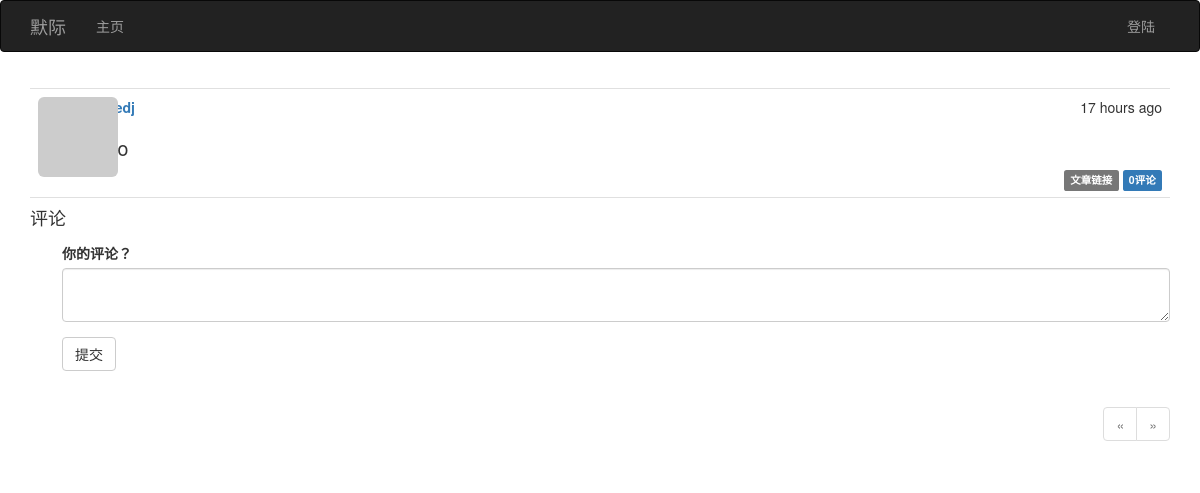
The page /post/113 on the database as committed earlier.
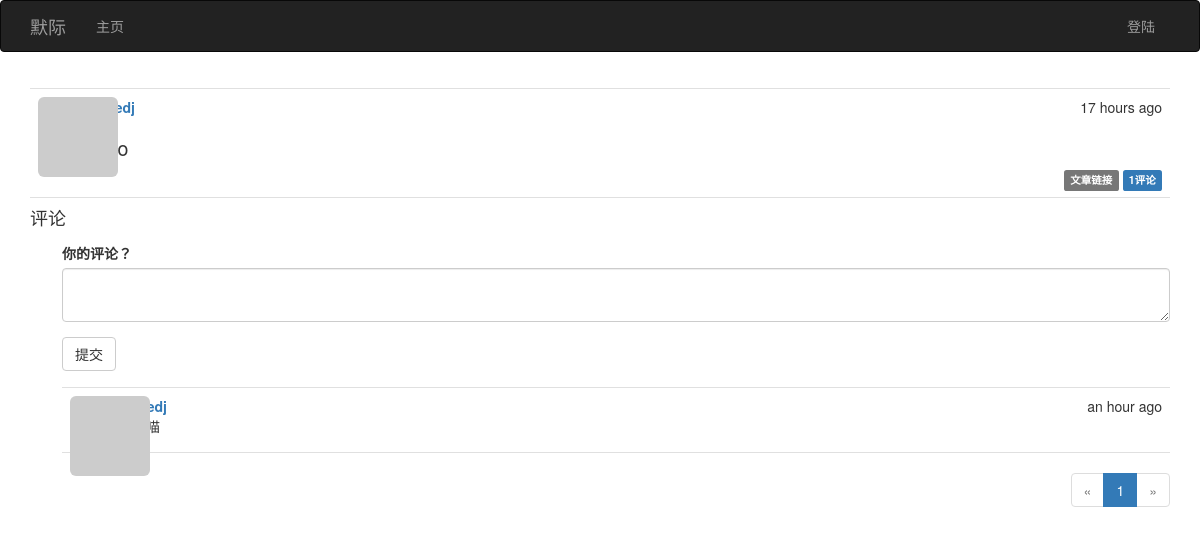
The same page on the database as committed later.
### app/models.py (models this page shows, shortened)
class Post(db.Model):
	__tablename__ = 'posts'
	id = db.Column(db.Integer, primary_key=True)
	body = db.Column(db.Text)
	timestamp = db.Column(db.DateTime, index=True, default=datetime.utcnow)
	author_id = db.Column(db.Integer, db.ForeignKey('users.id'))
	body_html = db.Column(db.Text)
	comments = db.relationship('Comment', backref='post', lazy='dynamic')

class Comment(db.Model):
	__tablename__ = 'comments'
	id = db.Column(db.Integer, primary_key=True)
	body = db.Column(db.Text)
	body_html = db.Column(db.Text)
	timestamp = db.Column(db.DateTime, index=True, default=datetime.utcnow)
	disabled = db.Column(db.Boolean)
	author_id = db.Column(db.Integer, db.ForeignKey('users.id'))
	post_id = db.Column(db.Integer, db.ForeignKey('posts.id'))

### app/main/views.py (the view, shortened to what this page needs)
@main.route('/post/<int:id>', methods=['GET', 'POST'])
def post(id):
    post = Post.query.get_or_404(id)
    form = CommentForm()
    form.body.data = session.get('comment')
    page = request.args.get('page', 1, type=int)
    pagination = post.comments.order_by(Comment.timestamp.desc()).paginate(page, per_page=current_app.config['FLASKY_COMMENTS_PER_PAGE'], error_out=False)
    comments = pagination.items
    return render_template('post.html', posts=[post], form=form, comments=comments, pagination=pagination)

### app/main/forms.py
class CommentForm(Form):
	body = PageDownField('你的评论？', validators=[DataRequired()])
	submit = SubmitField('提交')

### app/auth/views.py (called while the page is built)
@auth.before_app_request
def before_request():
	if current_user.is_authenticated \
			and not current_user.confirmed \
			and request.endpoint[:5] != 'auth.' \
			and request.endpoint != 'static':
		return redirect(url_for('auth.unconfirmed'))

@auth.before_app_request
def before_request():
	if current_user.is_authenticated:
		current_user.ping()
		if not current_user.confirmed and request.endpoint[:5] != 'auth.':
			return redirect(url_for('auth.unconfirmed'))

### app/main/__init__.py (called while the page is built)
@main.app_context_processor
def inject_permissions():
	return dict(Permission=Permission)

### app/models.py (called while the page is built)
	def gravatar(self, size=100, default='identicon', rating='g'):
		if request.is_secure:
			url = 'https://secure.gravatar.com/avatar'
		else:
			url = 'http://www.gravatar.com/avatar'
		hash = self.avatar_hash or hashlib.md5(self.email.encode('utf-8')).hexdigest()
		return '{url}/{hash}?s={size}&d={default}&r={rating}'.format(url=url, hash=hash, size=size, default=default, rating=rating)

	def can(self, permissions):
		return False

	def is_administrator(self):
		return False

### app/templates/post.html (shortened to what this page needs)
{% extends "base.html" %}
{% import "bootstrap/wtf.html" as wtf %}
{% import "_macros.html" as macros %}
{% block page_content %}
{% include '_posts.html' %}
<h4 id="comments">评论</h4>
<div class="comment-form">
    {{ wtf.quick_form(form) }}
</div>
{% include '_comments.html' %}
{% if pagination %}
<div class="pagination">
    {{ macros.pagination_widget(pagination, '.post', fragment='#comments', id=posts[0].id) }}
</div>
{% endif %}
{% endblock %}

### app/templates/_posts.html (shortened to what this page needs)
<ul class="posts">
    {% for post in posts %}
    <li class="post">
        <div class="post-thumbnail">
            <a href="{{ url_for('.user', username=post.author.username) }}">
                <img class="img-rounded profile-thumbnail" src="{{ post.author.gravatar(size=40) }}">
            </a>
        </div>
        <div class="post-content">
            <div class="post-date">{{ moment(post.timestamp).fromNow() }}</div>
            <div class="post-author"><a href="{{ url_for('.user', username=post.author.username) }}">{{ post.author.username }}</a></div>
            <div class="post-body">
			{% if post.body_html %}
				{{ post.body_html | safe }}
			{% else %}
				{{ post.body }}
			{% endif %}
			</div>
			<div class="post-footer">
                <a href="{{ url_for('.post', id=post.id) }}">
                    <span class="label label-default">文章链接</span>
                </a>
				<a href="{{ url_for('.post', id=post.id) }}#comments"><span class="label label-primary">{{ post.comments.count() }}评论</span> 				</a>
            </div>
        </div>
    </li>
    {% endfor %}
</ul>

### app/templates/_comments.html (shortened to what this page needs)
<ul class="comments">
    {% for comment in comments %}
    <li class="comment">
        <div class="comment-thumbnail">
            <a href="{{ url_for('.user', username=comment.author.username) }}">
                <img class="img-rounded profile-thumbnail" src="{{ comment.author.gravatar(size=40) }}">
            </a>
        </div>
        <div class="comment-content">
            <div class="comment-date">{{ moment(comment.timestamp).fromNow() }}</div>
            <div class="comment-author"><a href="{{ url_for('.user', username=comment.author.username) }}">{{ comment.author.username }}</a></div>
            <div class="comment-body">
            </div>
        </div>
    </li>
    {% endfor %}
</ul>

Rows that differ between the two databases and show on the page:
computed for Post: comments.count "0" → "1"
added Comment: timestamp "an hour ago"
Other text that changed with them:
new list line: "1"
